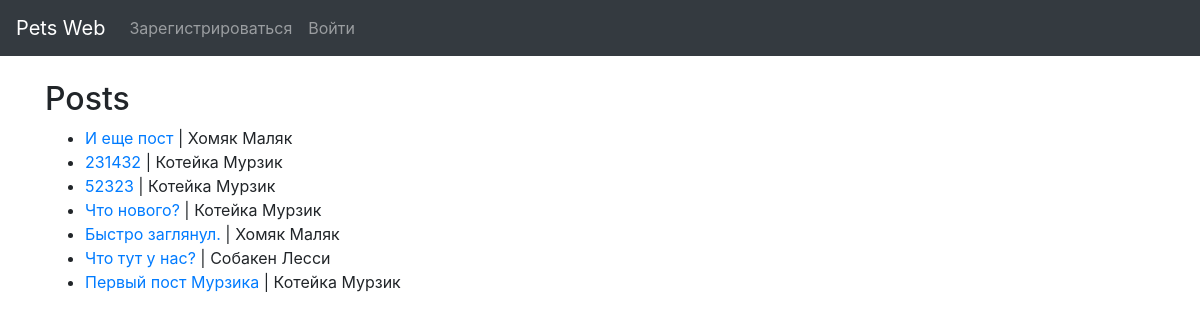
The page / on the database its author committed.
### pets_web/models.py (models this page shows, shortened)
class Post(models.Model):
    author = models.ForeignKey(Pet, on_delete=models.CASCADE)
    title = models.CharField(max_length=200)
    text = RichTextField(blank=True, null=True)
    created_date = models.DateTimeField(default=timezone.now)
    likes = models.ManyToManyField(User, related_name='blog_post')

class Pet(models.Model):
    pet_kind = models.ForeignKey(PetKind, on_delete=models.CASCADE)
    name = models.CharField(max_length=50)
    age = models.DateField()
    MALE = 'Муж'
    FEMALE = 'Жен'
    GENDER_CHOICES = [
        (MALE, 'Мужской'),
        (FEMALE, 'Женский')
    ]
    breed = models.CharField(max_length=30)
    description = models.TextField(max_length=1000)
    avatara = models.ImageField(max_length=100, blank=True)
    master = models.ForeignKey(User, on_delete=models.CASCADE)
    def __str__(self):
        return self.pet_kind + ' ' + self.name

class PetKind(models.Model):
    CAT = 'Котейка'
    DOG = 'Собакен'
    CAVY = 'Морская свинка'
    HAMSTER = 'Хомяк'
    FISH = 'Рыбка'
    PET_CHOICES = [
        (CAT, 'Котейка'),
        (DOG, 'Собакен'),
        (CAVY, 'Морская свинка'),
        (HAMSTER, 'Хомяк'),
        (FISH, 'Рыбка')
    ]
    pet_kind = models.CharField(max_length=30, choices=PET_CHOICES)
    def __add__(self, other):
        return self.pet_kind + other

### pets_web/views.py (the view)
# urls.py: path('', HomeView.as_view(), name='home'),
class HomeView(ListView):
    model = Post
    template_name = 'index.html'
    ordering = ['-created_date']

### pets_web/templates/index.html (shortened to what this page needs)
{% extends 'base.html' %}
{% block content %}
<br/>
<h2>Posts</h2>
<ul>
{% for post in object_list %}
    <li><a href="{% url 'pets_web:post_detail' post.pk %}">
        {{ post.title }}</a> | {{ post.author }}
        </small><br/>
        {{ post.published_date }}</li>
{% endfor %}
</ul>
{% endblock %}

### pets_web/templates/base.html (shortened to what this page needs)
<!doctype html>
<html lang="en">
  <head>
    <link rel="stylesheet" href="https://cdn.jsdelivr.net/npm/bootstrap@4.5.3/dist/css/bootstrap.min.css">
  </head>
  <body>
  <nav class="navbar navbar-expand-lg navbar-dark bg-dark">
  <a class="navbar-brand" href="{% url 'pets_web:home' %}">Pets Web</a>
  <div class="collapse navbar-collapse" id="navbarSupportedContent">
    <ul class="navbar-nav mr-auto">
      {% if user.is_authenticated %}
        <li class="nav-item">
          <a class="nav-link" href="{% url 'pets_web:post_add' %}">Создать пост</a>
        </li>
        <li class="nav-item dropdown">
          <a class="nav-link dropdown-toggle" data-toggle="dropdown" href="#" role="button" aria-haspopup="true" aria-expanded="false">{{ user.username }}</a>
          <div class="dropdown-menu">
            <a class="dropdown-item" href="{% url 'members:profile' user.id %}">Профиль</a>
            <a class="dropdown-item" href="{% url 'members:edit_profile'%}">Изменить профиль</a>
            <a class="dropdown-item" href="#two">Мои посты</a>
            <a class="dropdown-item" href="{% url 'pets:pet_add' %}">Добавить питомца</a>
            <div role="separator" class="dropdown-divider"></div>
            <a class="dropdown-item" href="{% url 'logout' %}">Выйти</a>
          </div>
        </li>
      {% else %}
        <li class="nav-item">
          <a class="nav-link" href="{% url 'members:register' %}">Зарегистрироваться</a>
        </li>
        <li class="nav-item">
          <a class="nav-link" href="{% url 'login' %}">Войти</a>
        </li>
      {% endif %}
    </ul>
  </div>
</nav>
<div class="container">
  {% block content %}
  {% endblock %}
</div>
  </body>
</html>

### rows shown on the page
Post: title "И еще пост", author "Хомяк Маляк"
Post: title "231432", author "Котейка Мурзик"
Post: title "52323", author "Котейка Мурзик"
Post: title "Что нового?", author "Котейка Мурзик"
Post: title "Быстро заглянул.", author "Хомяк Маляк"
Post: title "Что тут у нас?", author "Собакен Лесси"
Post: title "Первый пост Мурзика", author "Котейка Мурзик"
